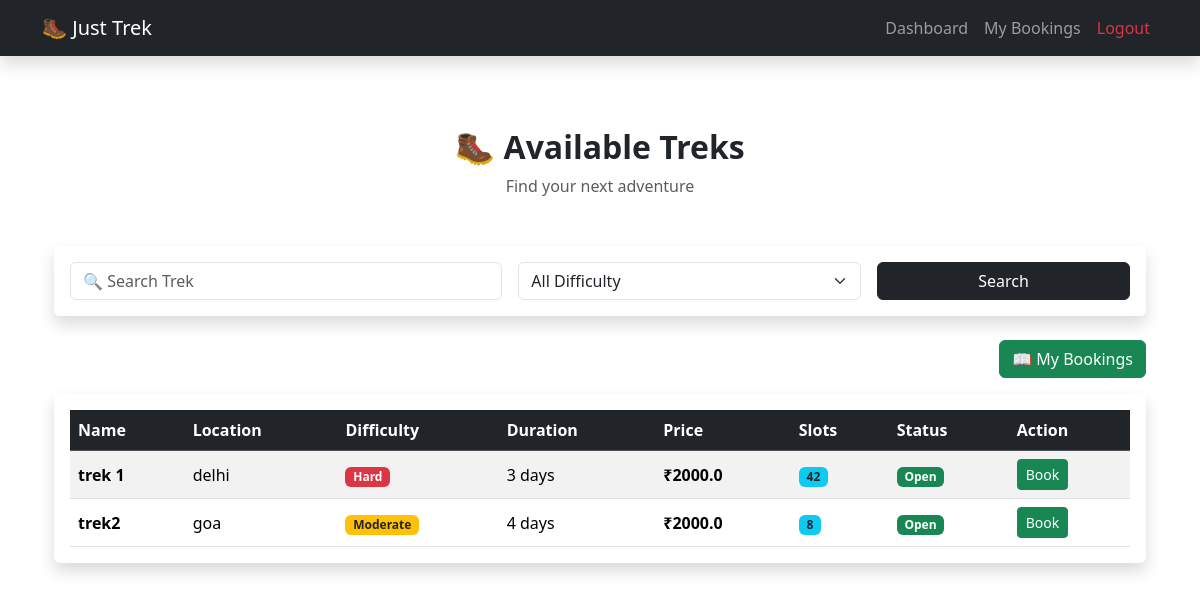
Before: /user/dashboard (signed in) with the older database file.
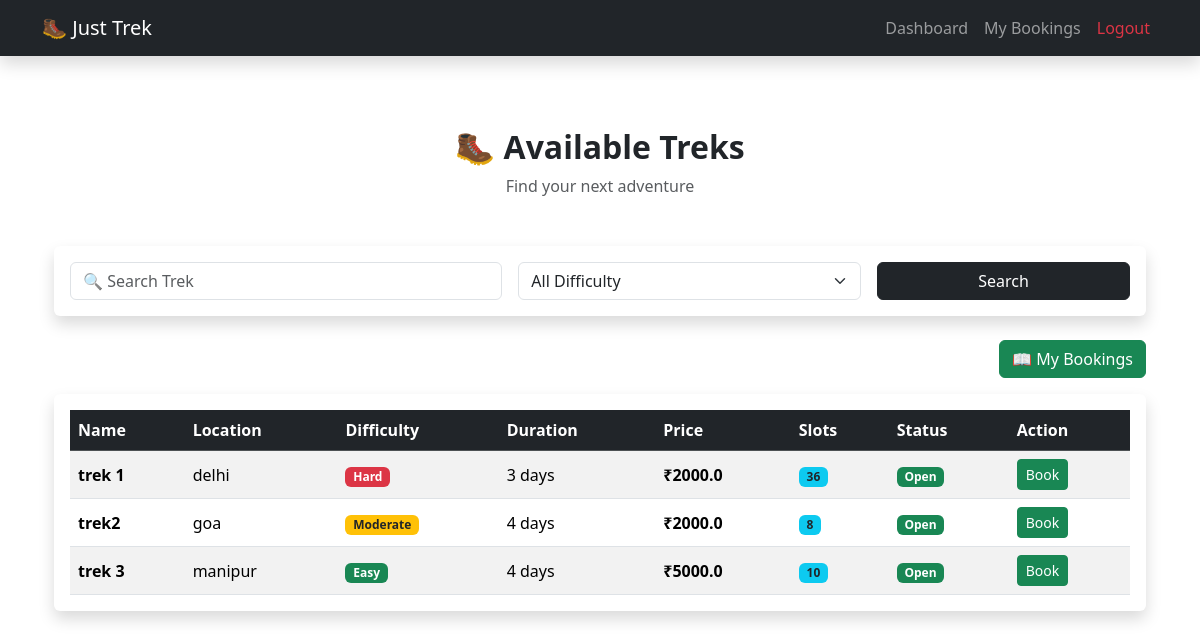
After: the same page with the newer database file.
### models.py (models this page shows)
class Trek(db.Model):
    __tablename__ = "treks"
    id = db.Column(db.Integer, primary_key=True)
    name = db.Column(db.String(100), nullable=False)
    location = db.Column(db.String(100), nullable=False)
    difficulty = db.Column(db.String(50), nullable=False)
    duration = db.Column(db.String(50), nullable=False)
    price = db.Column(db.Float, nullable=False)
    available_slots = db.Column(db.Integer, nullable=False)
    status = db.Column(db.String(20), nullable=False, default="open")
    assigned_staff_id = db.Column(db.Integer, db.ForeignKey("users.id"), nullable=True)
    bookings = db.relationship("Booking", backref="trek", lazy=True)

### routes.py (the view)
@main.route("/user/dashboard")
def user_dashboard():
    if session.get("role") != "customer":
        flash("Access Denied!")
        return redirect(url_for("main.login"))
    search = request.args.get("search", "")
    difficulty = request.args.get("difficulty", "")
    print("Search:", search)
    print("Difficulty:", difficulty)
    treks = Trek.query.filter(Trek.status == "Open")
    if search:
        treks = treks.filter(Trek.name.ilike(f"%{search}%"))
    if difficulty:
        treks = treks.filter(Trek.difficulty == difficulty)
    treks = treks.all()
    return render_template(
        "user/dashboard.html",
        treks=treks
    )

### templates/user/dashboard.html (shortened to what the changed rows need)
{% extends "base.html" %}
{% block content %}
<div class="container py-5">
    <div class="text-center mb-5">
        <h2 class="fw-bold">
            🥾 Available Treks
        </h2>
    </div>
    <div class="card shadow border-0">
        <div class="card-body">
            <table class="table table-hover table-striped align-middle mb-0">
                <thead class="table-dark">
                    <tr>
                        <th>Name</th>
                        <th>Location</th>
                        <th>Difficulty</th>
                        <th>Duration</th>
                        <th>Price</th>
                        <th>Slots</th>
                        <th>Status</th>
                        <th>Action</th>
                    </tr>
                </thead>
                <tbody>
                {% for trek in treks %}
                    <tr>
                        <td>
                            <strong>{{ trek.name }}</strong>
                        </td>
                        <td>{{ trek.location }}</td>
                        <td>
                            {% if trek.difficulty == "Easy" %}
                                <span class="badge bg-success">
                                    Easy
                                </span>
                            {% elif trek.difficulty == "Moderate" %}
                                <span class="badge bg-warning text-dark">
                                    Moderate
                                </span>
                            {% else %}
                                <span class="badge bg-danger">
                                    Hard
                                </span>
                            {% endif %}
                        </td>
                        <td>{{ trek.duration }}</td>
                        <td>
                            <strong>₹{{ trek.price }}</strong>
                        </td>
                        <td>
                            <span class="badge bg-info text-dark">
                                {{ trek.available_slots }}
                            </span>
                        </td>
                        <td>
                            {% if trek.status == "Open" %}
                                <span class="badge bg-success">
                                    Open
                                </span>
                            {% else %}
                                <span class="badge bg-danger">
                                    {{ trek.status }}
                                </span>
                            {% endif %}
                        </td>
                        <td>
                            {% if trek.status == "Open" and trek.available_slots > 0 %}
                                <a href="{{ url_for('main.book_trek', trek_id=trek.id) }}"
                                   class="btn btn-success btn-sm">
                                    Book
                                </a>
                            {% else %}
                                <button class="btn btn-secondary btn-sm" disabled>
                                    Unavailable
                                </button>
                            {% endif %}
                        </td>
                    </tr>
                {% endfor %}
                </tbody>
            </table>
        </div>
    </div>
</div>
{% endblock %}

Changed rows visible on the page:
changed Trek "trek 1": available_slots "42" → "36"
added Trek: name "trek 3", location "manipur", difficulty "Easy", duration "4 days", price "5000.0", available_slots "10", status "Open"
